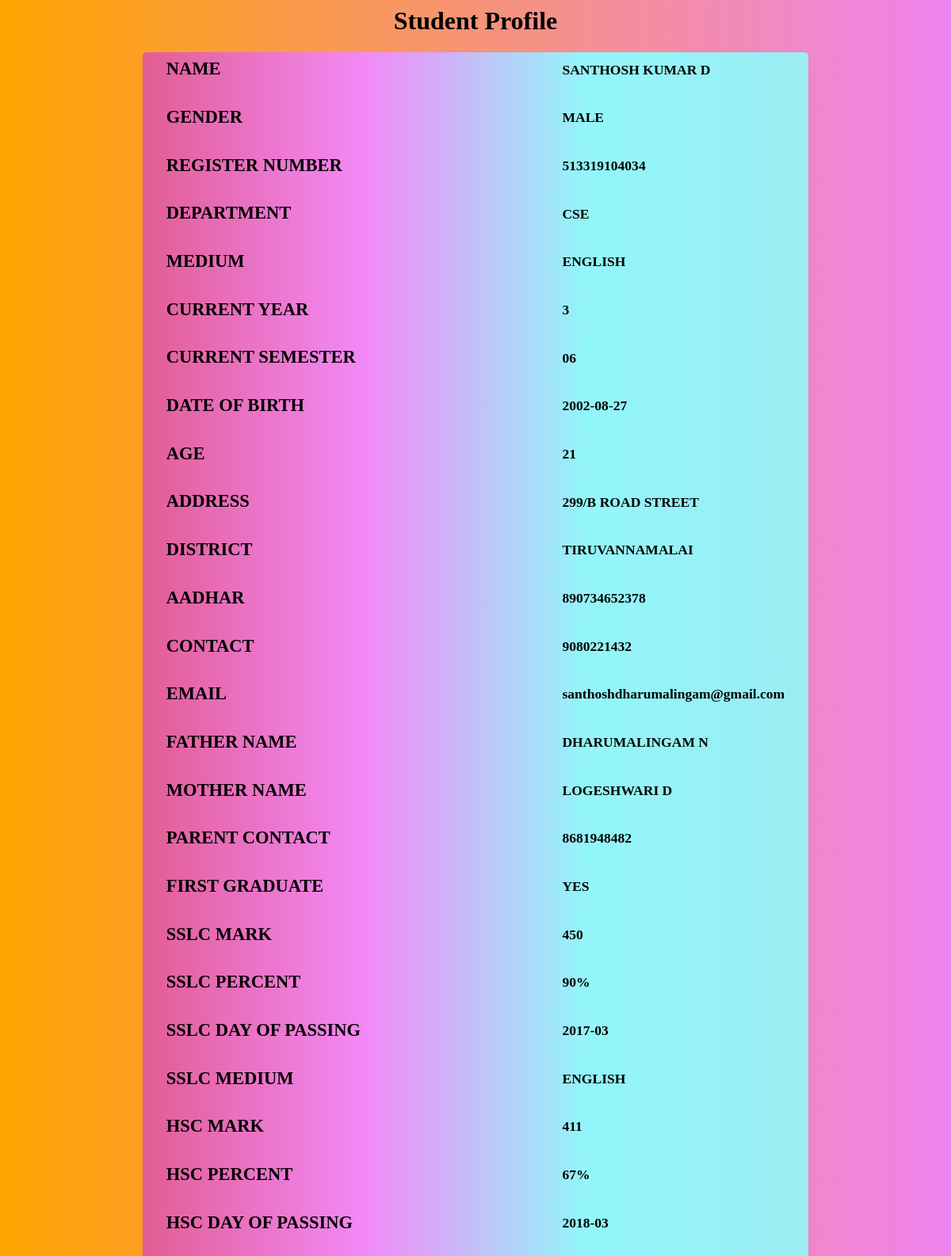
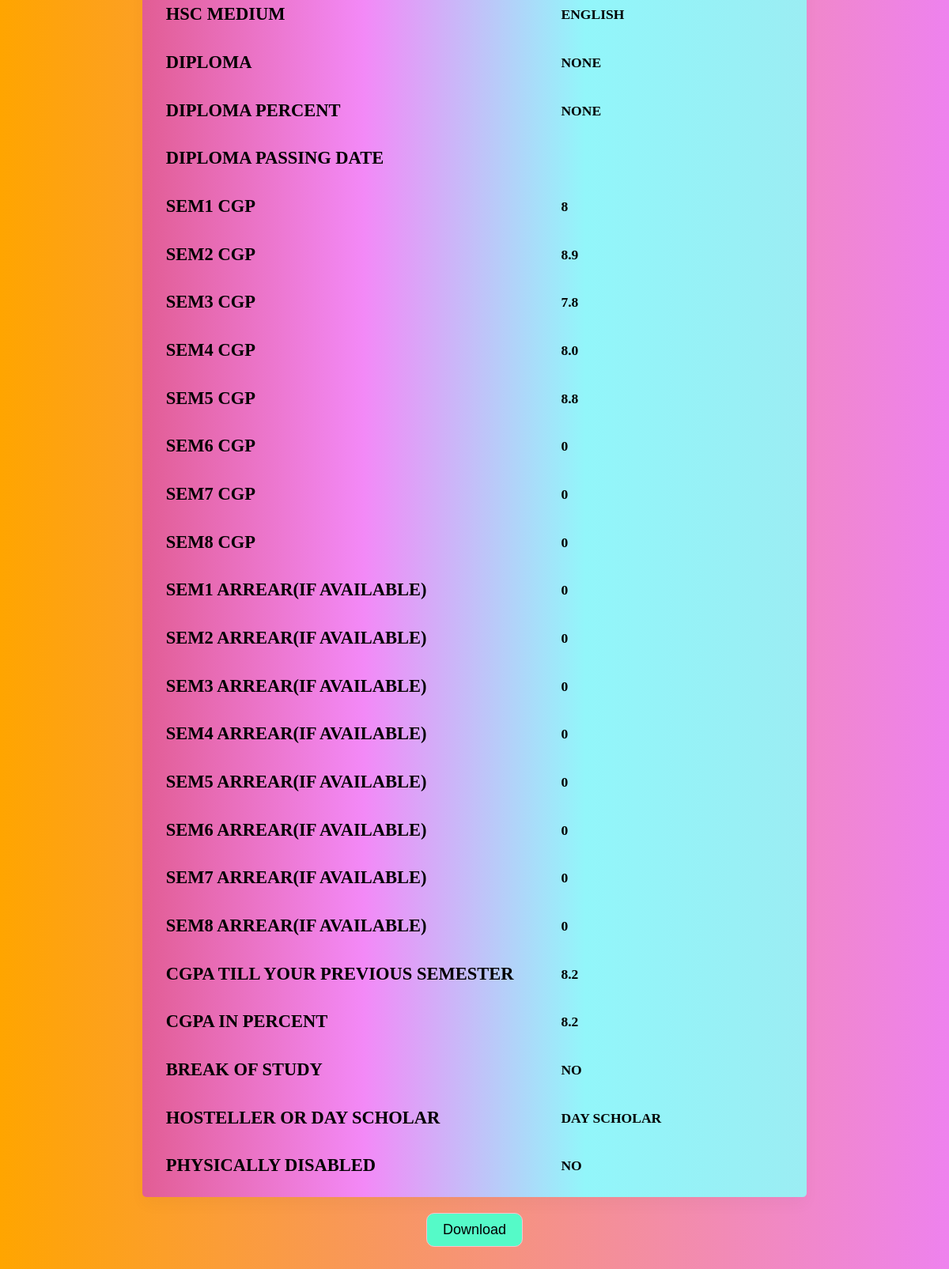
/studetail2.php?register=513319104034, run on the app's committed database (2 pictures, top to bottom).
### tables this page shows
CREATE TABLE `register` (
  `name` varchar(30) NOT NULL,
  `gender` varchar(15) NOT NULL,
  `regno` varchar(20) NOT NULL,
  `dept` varchar(30) NOT NULL,
  `med` varchar(30) NOT NULL,
  `year` varchar(100) NOT NULL,
  `sem` varchar(100) NOT NULL,
  `DOB` varchar(20) NOT NULL,
  `age` varchar(100) NOT NULL,
  `address1` varchar(300) NOT NULL,
  `district` varchar(100) NOT NULL,
  `aadhar` varchar(100) NOT NULL,
  `contact1` varchar(100) NOT NULL,
  `email` varchar(100) NOT NULL,
  `fname` varchar(100) NOT NULL,
  `mname` varchar(100) NOT NULL,
  `pcontact` varchar(100) NOT NULL,
  `sslcm` varchar(100) NOT NULL,
  `sslc` varchar(100) NOT NULL,
  `sslcd` varchar(20) NOT NULL,
  `sslcme` varchar(100) NOT NULL,
  `hscm` varchar(100) NOT NULL,
  `hsc` varchar(100) NOT NULL,
  `hscd` varchar(20) NOT NULL,
  `hscme` varchar(100) NOT NULL,
  `dd` varchar(100) NOT NULL,
  `dp` varchar(100) NOT NULL,
  `dda` varchar(100) NOT NULL,
  `ug` varchar(100) NOT NULL,
  `sem1` varchar(100) NOT NULL,
  `sem2` varchar(100) NOT NULL,
  `sem3` varchar(100) NOT NULL,
  `sem4` varchar(100) NOT NULL,
  `sem5` varchar(100) NOT NULL,
  `sem6` varchar(100) NOT NULL,
  `sem7` varchar(100) NOT NULL,
  `sem8` varchar(100) NOT NULL,
  `asem1` varchar(100) NOT NULL,
  `asem2` varchar(100) NOT NULL,
  `asem3` varchar(100) NOT NULL,
  `asem4` varchar(100) NOT NULL,
  `asem5` varchar(100) NOT NULL,
  `asem6` varchar(100) NOT NULL,
  `asem7` varchar(100) NOT NULL,
  `asem8` varchar(100) NOT NULL,
  `cgpa` varchar(100) NOT NULL,
  `bos` varchar(100) NOT NULL,
  `hord` varchar(100) NOT NULL,
  `physical` varchar(100) NOT NULL,
  `fg` varchar(100) NOT NULL
);

### studetail2.php (the view, shortened to what this page needs)
<html>
<head>
</head>
<body id=login>
</body>
</html>
<?php
$conn =  new mysqli('localhost','root','','placement') or die('connection faild');
$username=$_GET['register'];
$getlogin="SELECT * FROM register WHERE regno='$username'";
$result=mysqli_query($conn,$getlogin);
while($row = mysqli_fetch_array($result)){
	echo "<center>";
	echo "<form><h1> Student Profile </h1>";
	echo "<table>";
	echo "<tr><td><h2>NAME      </td>"; echo "<td><h3>"; echo $row["name"]."</td></tr>";
	echo "<tr><td><h2>GENDER       </td>"; echo "<td><h3>"; echo $row["gender"]."</td></tr>";
	echo "<tr><td><h2>REGISTER NUMBER </td>"; echo "<td><h3>"; echo $row["regno"]."</td></tr>";
	echo "<tr><td><h2>DEPARTMENT      </td>"; echo "<td><h3>"; echo $row["dept"]."</td></tr>";
	echo "<tr><td><h2>MEDIUM         </td>"; echo "<td><h3>"; echo $row["med"]."</td></tr>";
	echo "<tr><td><h2>CURRENT YEAR        </td>"; echo "<td><h3>"; echo $row["year"]."</td></tr>";
	echo "<tr><td><h2>CURRENT SEMESTER          "; echo "<td><h3>"; echo $row["sem"]."</td></tr>";
	echo "<tr><td><h2>DATE OF BIRTH             "; echo "<td><h3>"; echo $row["DOB"]."</td></tr>";
	echo "<tr><td><h2>AGE   </td>"; echo "<td><h3>"; echo $row["age"]."</td></tr>";
	echo "<tr><td><h2>ADDRESS   </td>"; echo "<td><h3>"; echo $row["address1"]."</td></tr>";
	echo "<tr><td><h2>DISTRICT      </td>"; echo "<td><h3>"; echo $row["district"]."</td></tr>";
	echo "<tr><td><h2>AADHAR     </td>"; echo "<td><h3>"; echo $row["aadhar"]."</td></tr>";
	echo "<tr><td><h2>CONTACT  </td>"; echo "<td><h3>"; echo $row["contact1"]."</td></tr>";
	echo "<tr><td><h2>EMAIL     </td>"; echo "<td class=email><h3>"; echo $row["email"]."</td></tr>";
	echo "<tr><td><h2>FATHER NAME     </td>"; echo "<td><h3>"; echo $row["fname"]."</td></tr>";
	echo "<tr><td><h2>MOTHER NAME </td>"; echo "<td><h3>"; echo $row["mname"]."</td></tr>";
	echo "<tr><td><h2>PARENT CONTACT </td>"; echo "<td><h3>"; echo $row["pcontact"]."</td></tr>";
    echo "<tr><td><h2>FIRST GRADUATE   </td>"; echo "<td><h3>"; echo $row["fg"]."</td></tr>";
	echo "<tr><td><h2>SSLC MARK </td>"; echo "<td><h3>"; echo $row["sslcm"]."</td></tr>";
	echo "<tr><td><h2>SSLC PERCENT </td>"; echo "<td><h3>"; echo $row["sslc"]."</td></tr>";
	echo "<tr><td><h2>SSLC DAY OF PASSING   </td>"; echo "<td><h3>"; echo $row["sslcd"]."</td></tr>";
	echo "<tr><td><h2>SSLC MEDIUM        </td>"; echo "<td><h3>"; echo $row["sslcme"]."</td></tr>";
	echo "<tr><td><h2>HSC MARK         </td>"; echo "<td><h3>"; echo $row["hscm"]."</td></tr>";
	echo "<tr><td><h2>HSC PERCENT   </td>"; echo "<td><h3>"; echo $row["hsc"]."</td></tr>";
	echo "<tr><td><h2>HSC DAY OF PASSING      </td>"; echo "<td><h3>"; echo $row["hscd"]."</td></tr>";
	echo "<tr><td><h2>HSC MEDIUM          </td>"; echo "<td><h3>"; echo $row["hscme"]."</td></tr>";
	echo "<tr><td><h2>DIPLOMA        </td>"; echo "<td><h3>"; echo $row["dd"]."</td></tr>";
	echo "<tr><td><h2>DIPLOMA PERCENT        </td>"; echo "<td><h3>"; echo $row["dp"]."</td></tr>";
	echo "<tr><td><h2>DIPLOMA PASSING DATE            </td>"; echo "<td><h3>"; echo $row["dda"]."</td></tr>";
	echo "<tr><td><h2>SEM1 CGP   </td>"; echo "<td><h3>"; echo $row["sem1"]."</td></tr>";
	echo "<tr><td><h2>SEM2 CGP </td>"; echo "<td><h3>"; echo $row["sem2"]."</td></tr>";
	echo "<tr><td><h2>SEM3 CGP    </td>"; echo "<td><h3>"; echo $row["sem3"]."</td></tr>";
	echo "<tr><td><h2>SEM4 CGP   </td>"; echo "<td><h3>"; echo $row["sem4"]."</td></tr>";
	echo "<tr><td><h2>SEM5 CGP     </td>"; echo "<td><h3>"; echo $row["sem5"]."</td></tr>";
	echo "<tr><td><h2>SEM6 CGP     </td>"; echo "<td><h3>"; echo $row["sem6"]."</td></tr>";
	echo "<tr><td><h2>SEM7 CGP </td>"; echo "<td><h3>"; echo $row["sem7"]."</td></tr>";
	echo "<tr><td><h2>SEM8 CGP </td>"; echo "<td><h3>"; echo $row["sem8"]."</td></tr>";
	echo "<tr><td><h2>SEM1 ARREAR(IF AVAILABLE)   </td>"; echo "<td><h3>"; echo $row["asem1"]."</td></tr>";
	echo "<tr><td><h2>SEM2 ARREAR(IF AVAILABLE) </td>"; echo "<td><h3>"; echo $row["asem2"]."</td></tr>";
	echo "<tr><td><h2>SEM3 ARREAR(IF AVAILABLE)    </td>"; echo "<td><h3>"; echo $row["asem3"]."</td></tr>";
	echo "<tr><td><h2>SEM4 ARREAR(IF AVAILABLE)   </td>"; echo "<td><h3>"; echo $row["asem4"]."</td></tr>";
	echo "<tr><td><h2>SEM5 ARREAR(IF AVAILABLE)     </td>"; echo "<td><h3>"; echo $row["asem5"]."</td></tr>";
	echo "<tr><td><h2>SEM6 ARREAR(IF AVAILABLE)     </td>"; echo "<td><h3>"; echo $row["asem6"]."</td></tr>";
	echo "<tr><td><h2>SEM7 ARREAR(IF AVAILABLE) </td>"; echo "<td><h3>"; echo $row["asem7"]."</td></tr>";
	echo "<tr><td><h2>SEM8 ARREAR(IF AVAILABLE) </td>"; echo "<td><h3>"; echo $row["asem8"]."</td></tr>";
	echo "<tr><td><h2>CGPA TILL YOUR PREVIOUS SEMESTER </td>"; echo "<td><h3>"; echo $row["cgpa"]."</td></tr>";
    echo "<tr><td><h2>CGPA IN PERCENT     </td>"; echo "<td><h3>"; echo $row["ug"]."</td></tr>";
	echo "<tr><td><h2>BREAK OF STUDY    </td>"; echo "<td><h3>"; echo $row["bos"]."</td></tr>";
	echo "<tr><td><h2>HOSTELLER OR DAY SCHOLAR   </td>"; echo "<td><h3>"; echo $row["hord"]."</td></tr>";
    echo "<tr><td><h2>PHYSICALLY DISABLED   </td>"; echo "<td><h3>"; echo $row["physical"]."</td></tr>";
	echo "</table>";
}
?><?php
$url_prameters='$username=' . $username;
echo'<div class = "export-container">';
		echo '<center>
					  <button class = "btn">
						  <a href="studown.php?'.$url_prameters . '">Download</a>
					  </button>
			  </center>';
	   echo'</div>';
	  ?>

### studetail2.php (style rules this page uses)
table { border-collapse: collapse; background: -webkit-linear-gradient(left,#e25d94,#f389f7,#92f6fa,#9bedf3); box-shadow: 0 10px 20px 0 rgba(0,0,0,.03); border-radius: 5px; margin: auto; }
th,td { padding: 8px 30px; text-align: center; color: black; font-family: ; }
td { font-size: 15px; text-transform: uppercase; text-align:left; }
.email { text-transform:lowercase; }
#login { background: linear-gradient(to left,violet,orange); }
.export-container { margin-top: 20px; margin-bottom: 50px; }
.btn { padding:10px 20px; background-color: rgb(85, 250, 200); size:30px; border-radius:10px; border:1px solid pink; }
.btn a { color: #000000; font-family:sans-serif; text-decoration: none; font-size:18px; }

### data on the page
register: name "SANTHOSH KUMAR D", gender "MALE", regno "513319104034", dept "CSE", med "ENGLISH", year "3", sem "06", DOB "2002-08-27", age "21", address1 "299/B ROAD STREET", district "TIRUVANNAMALAI", aadhar "890734652378", contact1 "9080221432", email "santhoshdharumalingam@gmail.com", fname "DHARUMALINGAM N", mname "LOGESHWARI D", pcontact "8681948482", fg "YES", sslcm "450", sslc "90%", sslcd "2017-03", sslcme "ENGLISH", hscm "411", hsc "67%", hscd "2018-03", hscme "ENGLISH", dd "NONE", dp "NONE", sem1 "8", sem2 "8.9", sem3 "7.8", sem4 "8.0", sem5 "8.8", sem6 "0", sem7 "0", sem8 "0", asem1 "0", asem2 "0", asem3 "0", asem4 "0", asem5 "0", asem6 "0", asem7 "0", asem8 "0", cgpa "8.2", ug "8.2", bos "NO", hord "DAY SCHOLAR", physical "NO"
